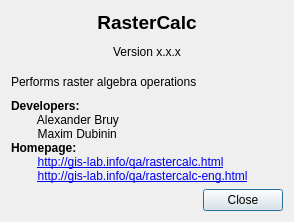
<?xml version="1.0" encoding="UTF-8"?>
<ui version="4.0">
 <class>AboutDialogBase</class>
 <widget class="QDialog" name="AboutDialogBase">
  <property name="geometry">
   <rect>
    <x>0</x>
    <y>0</y>
    <width>294</width>
    <height>222</height>
   </rect>
  </property>
  <property name="windowTitle">
   <string>About RasterCalc</string>
  </property>
  <layout class="QVBoxLayout" name="verticalLayout">
   <item>
    <widget class="QLabel" name="label">
     <property name="font">
      <font>
       <pointsize>14</pointsize>
       <weight>75</weight>
       <bold>true</bold>
      </font>
     </property>
     <property name="text">
      <string>RasterCalc</string>
     </property>
     <property name="alignment">
      <set>Qt::AlignCenter</set>
     </property>
    </widget>
   </item>
   <item>
    <widget class="QLabel" name="lblVersion">
     <property name="text">
      <string>Version x.x.x</string>
     </property>
     <property name="alignment">
      <set>Qt::AlignCenter</set>
     </property>
    </widget>
   </item>
   <item>
    <widget class="QLabel" name="label_3">
     <property name="text">
      <string>Performs raster algebra operations</string>
     </property>
    </widget>
   </item>
   <item>
    <widget class="QLabel" name="label_2">
     <property name="text">
      <string>&lt;!DOCTYPE HTML PUBLIC &quot;-//W3C//DTD HTML 4.0//EN&quot; &quot;http://www.w3.org/TR/REC-html40/strict.dtd&quot;&gt;
&lt;html&gt;&lt;head&gt;&lt;meta name=&quot;qrichtext&quot; content=&quot;1&quot; /&gt;&lt;style type=&quot;text/css&quot;&gt;
p, li { white-space: pre-wrap; }
&lt;/style&gt;&lt;/head&gt;&lt;body style=&quot; font-family:'Sans Serif'; font-size:9pt; font-weight:400; font-style:normal;&quot;&gt;
&lt;p style=&quot; margin-top:0px; margin-bottom:0px; margin-left:0px; margin-right:0px; -qt-block-indent:0; text-indent:0px;&quot;&gt;&lt;span style=&quot; font-weight:600;&quot;&gt;Developers:&lt;/span&gt;&lt;/p&gt;
&lt;p style=&quot; margin-top:0px; margin-bottom:0px; margin-left:0px; margin-right:0px; -qt-block-indent:0; text-indent:0px;&quot;&gt;        Alexander Bruy&lt;/p&gt;
&lt;p style=&quot; margin-top:0px; margin-bottom:0px; margin-left:0px; margin-right:0px; -qt-block-indent:0; text-indent:0px;&quot;&gt;        Maxim Dubinin&lt;/p&gt;
&lt;p style=&quot; margin-top:0px; margin-bottom:0px; margin-left:0px; margin-right:0px; -qt-block-indent:0; text-indent:0px;&quot;&gt;&lt;span style=&quot; font-weight:600;&quot;&gt;Homepage:&lt;/span&gt;&lt;/p&gt;
&lt;p style=&quot; margin-top:0px; margin-bottom:0px; margin-left:0px; margin-right:0px; -qt-block-indent:0; text-indent:0px;&quot;&gt;        &lt;a href=&quot;http://gis-lab.info/qa/rastercalc.html&quot;&gt;&lt;span style=&quot; text-decoration: underline; color:#0000ee;&quot;&gt;http://gis-lab.info/qa/rastercalc.html&lt;/span&gt;&lt;/a&gt;&lt;/p&gt;
&lt;p style=&quot; margin-top:0px; margin-bottom:0px; margin-left:0px; margin-right:0px; -qt-block-indent:0; text-indent:0px;&quot;&gt;        &lt;a href=&quot;http://gis-lab.info/qa/rastercalc-eng.html&quot;&gt;&lt;span style=&quot; text-decoration: underline; color:#0000ee;&quot;&gt;http://gis-lab.info/qa/rastercalc-eng.html&lt;/span&gt;&lt;/a&gt;&lt;/p&gt;&lt;/body&gt;&lt;/html&gt;</string>
     </property>
    </widget>
   </item>
   <item>
    <widget class="QDialogButtonBox" name="buttonBox">
     <property name="orientation">
      <enum>Qt::Horizontal</enum>
     </property>
     <property name="standardButtons">
      <set>QDialogButtonBox::Close</set>
     </property>
    </widget>
   </item>
  </layout>
 </widget>
 <resources/>
 <connections>
  <connection>
   <sender>buttonBox</sender>
   <signal>accepted()</signal>
   <receiver>AboutDialogBase</receiver>
   <slot>accept()</slot>
   <hints>
    <hint type="sourcelabel">
     <x>248</x>
     <y>254</y>
    </hint>
    <hint type="destinationlabel">
     <x>157</x>
     <y>274</y>
    </hint>
   </hints>
  </connection>
  <connection>
   <sender>buttonBox</sender>
   <signal>rejected()</signal>
   <receiver>AboutDialogBase</receiver>
   <slot>reject()</slot>
   <hints>
    <hint type="sourcelabel">
     <x>316</x>
     <y>260</y>
    </hint>
    <hint type="destinationlabel">
     <x>286</x>
     <y>274</y>
    </hint>
   </hints>
  </connection>
 </connections>
</ui>
